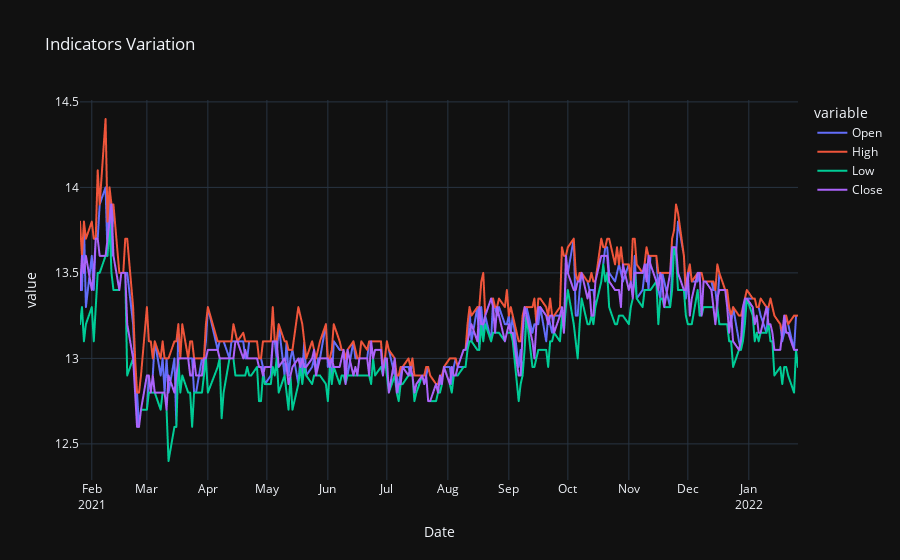

The cell this chart's notebook holds for it:
### Code cell
fig = px.line(df, x="Date", y=df.drop(['Volume','Adj Close'], axis=1).columns,
              title='Indicators Variation')
fig.update_xaxes(
    dtick="M1",
    tickformat="%b\n%Y")
fig.update_layout(template="plotly_dark")
fig.show()

### Figure 1 — Plotly figure (JSON) as saved in the notebook; plotly's stock layout.template omitted (floating-point values rounded to 4 significant figures; data arrays with more than 128 entries replaced by an {"elided": "..."} marker saying what was removed)
{"data": [{"hovertemplate": "variable=Open<br>Date=%{x}<br>value=%{y}<extra></extra>", "legendgroup": "Open", "line": {"color": "#636efa", "dash": "solid"}, "marker": {"symbol": "circle"}, "mode": "lines", "name": "Open", "showlegend": true, "type": "scattergl", "x": {"elided": "260 str values"}, "xaxis": "x", "y": {"elided": "260 float values"}, "yaxis": "y"}, {"hovertemplate": "variable=High<br>Date=%{x}<br>value=%{y}<extra></extra>", "legendgroup": "High", "line": {"color": "#EF553B", "dash": "solid"}, "marker": {"symbol": "circle"}, "mode": "lines", "name": "High", "showlegend": true, "type": "scattergl", "x": {"elided": "260 str values"}, "xaxis": "x", "y": {"elided": "260 float values"}, "yaxis": "y"}, {"hovertemplate": "variable=Low<br>Date=%{x}<br>value=%{y}<extra></extra>", "legendgroup": "Low", "line": {"color": "#00cc96", "dash": "solid"}, "marker": {"symbol": "circle"}, "mode": "lines", "name": "Low", "showlegend": true, "type": "scattergl", "x": {"elided": "260 str values"}, "xaxis": "x", "y": {"elided": "260 float values"}, "yaxis": "y"}, {"hovertemplate": "variable=Close<br>Date=%{x}<br>value=%{y}<extra></extra>", "legendgroup": "Close", "line": {"color": "#ab63fa", "dash": "solid"}, "marker": {"symbol": "circle"}, "mode": "lines", "name": "Close", "showlegend": true, "type": "scattergl", "x": {"elided": "260 str values"}, "xaxis": "x", "y": {"elided": "260 float values"}, "yaxis": "y"}], "layout": {"legend": {"title": {"text": "variable"}, "tracegroupgap": 0}, "title": {"text": "Indicators Variation"}, "xaxis": {"anchor": "y", "domain": [0, 1], "dtick": "M1", "tickformat": "%b\n%Y", "title": {"text": "Date"}}, "yaxis": {"anchor": "x", "domain": [0, 1], "title": {"text": "value"}}}}
